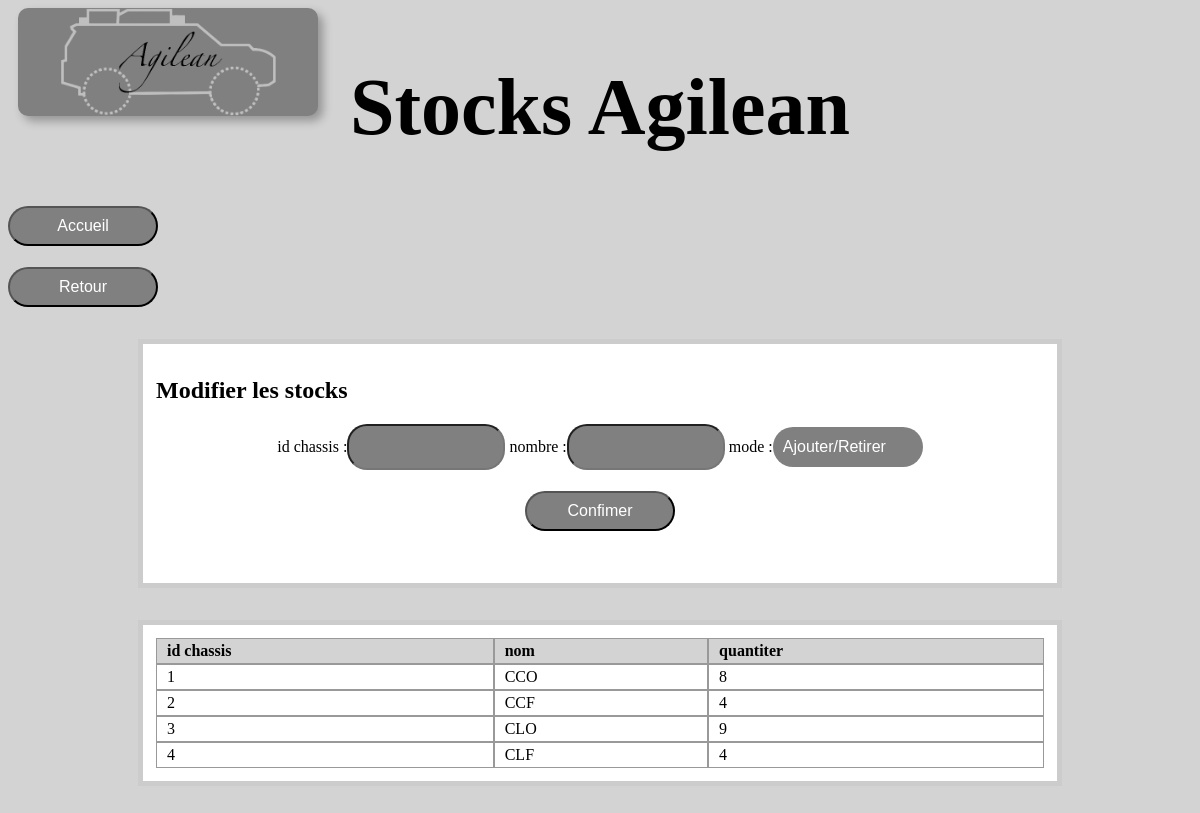
/agilean/stocks, run on the app's committed database.
### tables this page shows
CREATE TABLE "stock_agilean" (
	"id"	INTEGER UNIQUE,
	"id_chassis"	INTEGER,
	"quantiter"	INTEGER,
	PRIMARY KEY("id" AUTOINCREMENT)
);

CREATE TABLE "chassis" (
	"id_chassis"	INTEGER UNIQUE,
	"nom_chassis"	TEXT,
	PRIMARY KEY("id_chassis")
);

### main.py (the view)
    @app.route("/agilean/stocks", methods=["GET", "POST"])
    def stock_agilean():
        sql = "SELECT * FROM stock_agilean AS stock JOIN chassis ON stock.id_chassis = chassis.id_chassis"
        table_name = "stock_agilean"
        html_page = "stock_agilean.html"
        type_ = "chassis"
        return stocks(sql, table_name, html_page, type_)

### main.py (called while the page is built, shortened)
def execute_sql(sql: str, parameters=(), bbd_path=BDD_PATH):
    con = lite.connect(bbd_path)
    con.row_factory = lite.Row
    cur = con.cursor()
    cur.execute(sql, parameters)  # par defaut `execute` parameters = ()
    table = cur.fetchall()
    con.close()
    return table

def stocks(sql, table_name, html_name, type_):
    stocks = execute_sql(sql)
    if request.method != "POST":
        return render_template(html_name, stocks=stocks, msg="")

### templates/stock_agilean.html (shortened to what this page needs)
<!DOCTYPE html>
<html>
<head >
	<link rel='stylesheet' type='text/css' href='{{url_for("static", filename="styles.css")}}'>
</head>
<body>
	<div class="container">
		<img src="{{url_for('static', filename='LogoAgilean.png')}}" class="image">
	</div>
	<h1 style="text-align:center;"> Stocks Agilean</h1 style="text-align:center;">
    <h4> <a href="{{url_for('index')}}"> <button>Accueil</button> </a> </h4>
	<h4> <a href="{{url_for('agilean')}}"> <button>Retour</button> </a> </h4>
	<div class='contenu'>
		<h2>Modifier les stocks</h2>
		<form method='post'>
			<div style='text-align:center;'>
				<label for='id_chassis'>id chassis :</label><input type='text' name='id_chassis' value=''>
				<label for='nombre'>nombre :</label><input type='text' name='nombre' value=''>
				<label for='mode'>mode :</label><select name='mode'>
					<option value='0'>Ajouter/Retirer</option>
				</select>
			</div>
			<h4 style='text-align:center;'> <input type='submit' value='Confimer'> </h4>
		</form><br />
	</div>
	<div class='contenu'>
		<div class="lp_table">
			<div class="lp_entetes">
				<div class="lp_entete">id chassis</div>
				<div class="lp_entete">nom</div>
				<div class="lp_entete">quantiter</div>
			</div>
			{% for ligne in stocks %}
			<div class="lp_ligne">
				<div class="lp_cellule">{{ ligne["id_chassis"] }}</div>
				<div class="lp_cellule">{{ ligne["nom_chassis"] }}</div>
				<div class="lp_cellule">{{ ligne["quantiter"] }}</div>
			</div>
			{% endfor %}
		</div>
	</div>
</body>
</html>

### static/styles.css (style rules this page uses)
body { background-color: lightgrey; transition: opacity 1s ease-in-out; }
h1 { color: black; font-size: 80px; }
button { width: 150px; height: 40px; font-size: 16px; color: white; background-color: grey; border-radius: 20px; transition: transform 0.3s ease; }
input { width: 150px; height: 40px; font-size: 16px; color: white; background-color: grey; border-radius: 20px; transition: transform 0.3s ease; }
select { width: 150px; height: 40px; font-size: 16px; color: white; background-color: grey; border-radius: 20px; transition: transform 0.3s ease; padding: 0 10px; border: none; -webkit-appearance: none; -moz-appearance: none; appearance: none; }
.image { position: absolute; top: 0; left: 10px; width: 300px; box-shadow: 5px 5px 10px rgba(0, 0, 0, 0.3); background-color: grey; border-radius: 10px; }
.container { position: relative; display: flex; flex-direction: column; }
.contenu { margin: 2em auto; width: 75%; border: 5px solid #ccc; padding: 0.8em; background: white; }
.lp_table { display: table; width: 100%; }
.lp_entetes { display: table-header-group; background-color: lightgrey; font-weight: bold; }
.lp_ligne { display: table-row; }
.lp_entete, .lp_cellule { display: table-cell; padding: 3px 10px; border: 1px solid #999999; }

### data on the page
stock_agilean: id_chassis "1", nom_chassis "CCO", quantiter "8"
stock_agilean: id_chassis "2", nom_chassis "CCF", quantiter "4"
stock_agilean: id_chassis "3", nom_chassis "CLO", quantiter "9"
stock_agilean: id_chassis "4", nom_chassis "CLF", quantiter "4"
